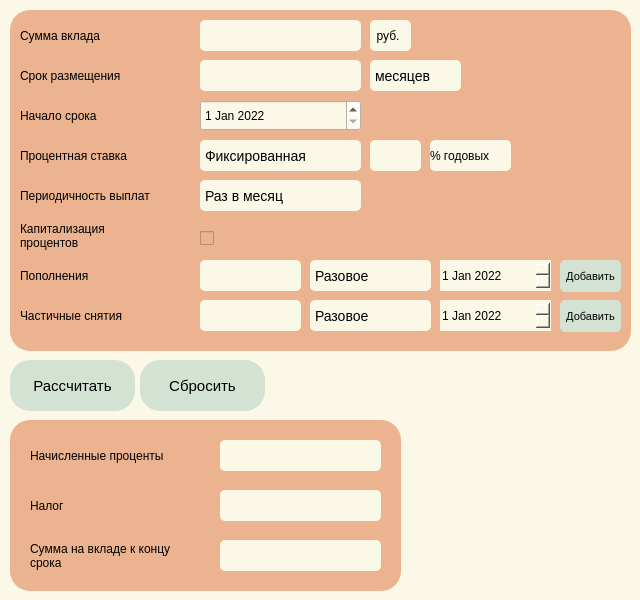
<?xml version="1.0" encoding="UTF-8"?>
<ui version="4.0">
 <class>depositCalc</class>
 <widget class="QDialog" name="depositCalc">
  <property name="geometry">
   <rect>
    <x>0</x>
    <y>0</y>
    <width>640</width>
    <height>600</height>
   </rect>
  </property>
  <property name="windowTitle">
   <string>Dialog</string>
  </property>
  <property name="styleSheet">
   <string notr="true">background-color: rgb(252, 248, 232);</string>
  </property>
  <widget class="QWidget" name="widget" native="true">
   <property name="geometry">
    <rect>
     <x>10</x>
     <y>10</y>
     <width>621</width>
     <height>341</height>
    </rect>
   </property>
   <property name="styleSheet">
    <string notr="true">background-color: rgb(236, 179, 144);
border-radius: 20px;</string>
   </property>
   <widget class="QLabel" name="label_deposit">
    <property name="geometry">
     <rect>
      <x>10</x>
      <y>10</y>
      <width>191</width>
      <height>31</height>
     </rect>
    </property>
    <property name="text">
     <string>Сумма вклада</string>
    </property>
   </widget>
   <widget class="QLabel" name="term_placement">
    <property name="geometry">
     <rect>
      <x>10</x>
      <y>50</y>
      <width>191</width>
      <height>31</height>
     </rect>
    </property>
    <property name="text">
     <string>Срок размещения</string>
    </property>
   </widget>
   <widget class="QLabel" name="beginning_term">
    <property name="geometry">
     <rect>
      <x>10</x>
      <y>90</y>
      <width>191</width>
      <height>31</height>
     </rect>
    </property>
    <property name="text">
     <string>Начало срока</string>
    </property>
   </widget>
   <widget class="QLabel" name="Interest_rate">
    <property name="geometry">
     <rect>
      <x>10</x>
      <y>130</y>
      <width>191</width>
      <height>31</height>
     </rect>
    </property>
    <property name="text">
     <string>Процентная ставка</string>
    </property>
   </widget>
   <widget class="QLabel" name="frequency_payments">
    <property name="geometry">
     <rect>
      <x>10</x>
      <y>170</y>
      <width>191</width>
      <height>31</height>
     </rect>
    </property>
    <property name="text">
     <string>Периодичность выплат</string>
    </property>
   </widget>
   <widget class="QLabel" name="capital_interest">
    <property name="geometry">
     <rect>
      <x>10</x>
      <y>210</y>
      <width>191</width>
      <height>31</height>
     </rect>
    </property>
    <property name="text">
     <string>Капитализация
процентов</string>
    </property>
   </widget>
   <widget class="QLabel" name="deposits">
    <property name="geometry">
     <rect>
      <x>10</x>
      <y>250</y>
      <width>191</width>
      <height>31</height>
     </rect>
    </property>
    <property name="text">
     <string>Пополнения</string>
    </property>
   </widget>
   <widget class="QLabel" name="partial_withdrawals">
    <property name="geometry">
     <rect>
      <x>10</x>
      <y>290</y>
      <width>191</width>
      <height>31</height>
     </rect>
    </property>
    <property name="text">
     <string>Частичные снятия</string>
    </property>
   </widget>
   <widget class="QLineEdit" name="lineEdit_term_placement">
    <property name="enabled">
     <bool>true</bool>
    </property>
    <property name="geometry">
     <rect>
      <x>190</x>
      <y>50</y>
      <width>161</width>
      <height>31</height>
     </rect>
    </property>
    <property name="focusPolicy">
     <enum>Qt::StrongFocus</enum>
    </property>
    <property name="styleSheet">
     <string notr="true">border-radius: 5px;
background-color: rgb(252, 248, 232);</string>
    </property>
    <property name="text">
     <string/>
    </property>
   </widget>
   <widget class="QComboBox" name="comboBox_frequency_payments_3">
    <property name="geometry">
     <rect>
      <x>300</x>
      <y>290</y>
      <width>121</width>
      <height>31</height>
     </rect>
    </property>
    <property name="styleSheet">
     <string notr="true">QComboBox {
	color: black;
  	font-size:14px;
  	border:none;
	border-radius: 5px;
	background-color: rgb(252, 248, 232);
}

QComboBox::hover {
	background-color: rgb(212, 226, 212);
	border-radius: 5px;
}

QComboBox::drop-down {
      subcontrol-origin: padding;
      subcontrol-position: top right;
      width: 15px;
      border:none;
 }

QComboBox QAbstractItemView {
	background:rgba(255,255,255,1);
    border:1px solid rgba(228,228,228,1);
    border-radius:0px 0px 5px 5px;
	 font-size:14px;
    outline: 0px;
}

QComboBox QAbstractItemView::item{
	height:36px;
	color:red;
	padding-left:9px;
	background-color:red;
}</string>
    </property>
    <item>
     <property name="text">
      <string>Разовое</string>
     </property>
    </item>
    <item>
     <property name="text">
      <string>Раз в месяц</string>
     </property>
    </item>
    <item>
     <property name="text">
      <string>Раз в квартал</string>
     </property>
    </item>
   </widget>
   <widget class="QDateEdit" name="dateEdit_refill">
    <property name="geometry">
     <rect>
      <x>430</x>
      <y>250</y>
      <width>111</width>
      <height>31</height>
     </rect>
    </property>
    <property name="styleSheet">
     <string notr="true">background-color: rgb(252, 248, 232);</string>
    </property>
    <property name="dateTime">
     <datetime>
      <hour>1</hour>
      <minute>0</minute>
      <second>0</second>
      <year>2022</year>
      <month>1</month>
      <day>1</day>
     </datetime>
    </property>
   </widget>
   <widget class="QDateEdit" name="dateEdit_add_remove">
    <property name="geometry">
     <rect>
      <x>430</x>
      <y>290</y>
      <width>111</width>
      <height>31</height>
     </rect>
    </property>
    <property name="styleSheet">
     <string notr="true">background-color: rgb(252, 248, 232);</string>
    </property>
    <property name="dateTime">
     <datetime>
      <hour>1</hour>
      <minute>0</minute>
      <second>0</second>
      <year>2022</year>
      <month>1</month>
      <day>1</day>
     </datetime>
    </property>
   </widget>
   <widget class="QPushButton" name="pushButton_add_refill">
    <property name="geometry">
     <rect>
      <x>550</x>
      <y>250</y>
      <width>61</width>
      <height>32</height>
     </rect>
    </property>
    <property name="font">
     <font>
      <pointsize>8</pointsize>
     </font>
    </property>
    <property name="styleSheet">
     <string notr="true">QPushButton {
    background-color: rgb(212, 226, 212);
    border-radius: 5px;
    border-color: beige;
}
QPushButton:pressed {
    background-color: rgb(182, 205, 182);
    border-style: inset;
}</string>
    </property>
    <property name="text">
     <string>Добавить</string>
    </property>
   </widget>
   <widget class="QPushButton" name="pushButton_add_remove">
    <property name="geometry">
     <rect>
      <x>550</x>
      <y>290</y>
      <width>61</width>
      <height>32</height>
     </rect>
    </property>
    <property name="font">
     <font>
      <pointsize>8</pointsize>
     </font>
    </property>
    <property name="styleSheet">
     <string notr="true">QPushButton {
    background-color: rgb(212, 226, 212);
    border-radius: 5px;
    border-color: beige;
}
QPushButton:pressed {
    background-color: rgb(182, 205, 182);
    border-style: inset;
}</string>
    </property>
    <property name="text">
     <string>Добавить</string>
    </property>
   </widget>
   <widget class="QComboBox" name="comboBox_date_form">
    <property name="geometry">
     <rect>
      <x>360</x>
      <y>50</y>
      <width>91</width>
      <height>31</height>
     </rect>
    </property>
    <property name="styleSheet">
     <string notr="true">QComboBox {
	color: black;
  	font-size:14px;
  	border:none;
	border-radius: 5px;
	background-color: rgb(252, 248, 232);
}

QComboBox::hover {
	background-color: rgb(212, 226, 212);
	border-radius: 5px;
}

QComboBox::drop-down {
      border:0px;
 }

QComboBox::drop-arow {
	color: black;
}


QComboBox QListView {
	 background:rgba(255,255,255,1);
    border:1px solid rgba(228,228,228,1);
    border-radius:0px 0px 5px 5px;
	 font-size:14px;
    outline: 0px;
}
</string>
    </property>
    <item>
     <property name="text">
      <string>месяцев</string>
     </property>
    </item>
    <item>
     <property name="text">
      <string>дней</string>
     </property>
    </item>
   </widget>
  </widget>
  <widget class="QLineEdit" name="lineEdit_label_deposit">
   <property name="geometry">
    <rect>
     <x>200</x>
     <y>20</y>
     <width>161</width>
     <height>31</height>
    </rect>
   </property>
   <property name="styleSheet">
    <string notr="true">border-radius: 5px;
</string>
   </property>
  </widget>
  <widget class="QCheckBox" name="checkBox_capital_interest">
   <property name="geometry">
    <rect>
     <x>200</x>
     <y>223</y>
     <width>21</width>
     <height>31</height>
    </rect>
   </property>
   <property name="styleSheet">
    <string notr="true">background-color: rgb(236, 179, 144);</string>
   </property>
   <property name="text">
    <string/>
   </property>
  </widget>
  <widget class="QComboBox" name="comboBox_Interest_rate">
   <property name="geometry">
    <rect>
     <x>200</x>
     <y>140</y>
     <width>161</width>
     <height>31</height>
    </rect>
   </property>
   <property name="styleSheet">
    <string notr="true">QComboBox {
	color: black;
  	font-size:14px;
  	border:none;
	border-radius: 5px;
	background-color: rgb(252, 248, 232);
}

QComboBox::hover {
	background-color: rgb(212, 226, 212);
	border-radius: 5px;
}

QComboBox::drop-down {
      subcontrol-origin: padding;
      subcontrol-position: top right;
      width: 15px;
      border:none;
 }

QComboBox QAbstractItemView {
	background:rgba(255,255,255,1);
    border:1px solid rgba(228,228,228,1);
    border-radius:0px 0px 5px 5px;
	 font-size:14px;
    outline: 0px;
}

QComboBox QAbstractItemView::item{
	height:36px;
	color:red;
	padding-left:9px;
	background-color:red;
}</string>
   </property>
   <item>
    <property name="text">
     <string>Фиксированная</string>
    </property>
   </item>
   <item>
    <property name="text">
     <string>Зависит от суммы</string>
    </property>
   </item>
   <item>
    <property name="text">
     <string>Зависит от срока</string>
    </property>
   </item>
  </widget>
  <widget class="QComboBox" name="comboBox_frequency_payments">
   <property name="geometry">
    <rect>
     <x>200</x>
     <y>180</y>
     <width>161</width>
     <height>31</height>
    </rect>
   </property>
   <property name="styleSheet">
    <string notr="true">QComboBox {
	color: black;
  	font-size:14px;
  	border:none;
	border-radius: 5px;
	background-color: rgb(252, 248, 232);
}

QComboBox::hover {
	background-color: rgb(212, 226, 212);
	border-radius: 5px;
}

QComboBox::drop-down {
      subcontrol-origin: padding;
      subcontrol-position: top right;
      width: 15px;
      border:none;
 }

QComboBox QAbstractItemView {
	background:rgba(255,255,255,1);
    border:1px solid rgba(228,228,228,1);
    border-radius:0px 0px 5px 5px;
	 font-size:14px;
    outline: 0px;
}

QComboBox QAbstractItemView::item{
	height:36px;
	color:red;
	padding-left:9px;
	background-color:red;
}</string>
   </property>
   <item>
    <property name="text">
     <string>Раз в месяц</string>
    </property>
   </item>
   <item>
    <property name="text">
     <string>Раз в день</string>
    </property>
   </item>
   <item>
    <property name="text">
     <string>Раз в квартал</string>
    </property>
   </item>
  </widget>
  <widget class="QLineEdit" name="lineEdit_percent">
   <property name="geometry">
    <rect>
     <x>370</x>
     <y>140</y>
     <width>51</width>
     <height>31</height>
    </rect>
   </property>
   <property name="styleSheet">
    <string notr="true">border-radius: 5px;</string>
   </property>
  </widget>
  <widget class="QLabel" name="label_9">
   <property name="geometry">
    <rect>
     <x>430</x>
     <y>140</y>
     <width>81</width>
     <height>31</height>
    </rect>
   </property>
   <property name="styleSheet">
    <string notr="true">border-radius: 5px;</string>
   </property>
   <property name="text">
    <string>% годовых</string>
   </property>
  </widget>
  <widget class="QLabel" name="rubil">
   <property name="geometry">
    <rect>
     <x>370</x>
     <y>20</y>
     <width>41</width>
     <height>31</height>
    </rect>
   </property>
   <property name="styleSheet">
    <string notr="true">border-radius: 5px;</string>
   </property>
   <property name="text">
    <string>  руб.</string>
   </property>
  </widget>
  <widget class="QDateEdit" name="dateEdit">
   <property name="geometry">
    <rect>
     <x>200</x>
     <y>100</y>
     <width>161</width>
     <height>31</height>
    </rect>
   </property>
   <property name="styleSheet">
    <string notr="true"/>
   </property>
   <property name="dateTime">
    <datetime>
     <hour>1</hour>
     <minute>0</minute>
     <second>0</second>
     <year>2022</year>
     <month>1</month>
     <day>1</day>
    </datetime>
   </property>
  </widget>
  <widget class="QLineEdit" name="lineEdit_deposits">
   <property name="geometry">
    <rect>
     <x>200</x>
     <y>260</y>
     <width>101</width>
     <height>31</height>
    </rect>
   </property>
   <property name="styleSheet">
    <string notr="true">border-radius: 5px;</string>
   </property>
   <property name="text">
    <string/>
   </property>
  </widget>
  <widget class="QLineEdit" name="lineEdit_partial_withdrawals">
   <property name="geometry">
    <rect>
     <x>200</x>
     <y>300</y>
     <width>101</width>
     <height>31</height>
    </rect>
   </property>
   <property name="styleSheet">
    <string notr="true">border-radius: 5px;</string>
   </property>
   <property name="text">
    <string/>
   </property>
  </widget>
  <widget class="QPushButton" name="pushButton_go">
   <property name="geometry">
    <rect>
     <x>10</x>
     <y>360</y>
     <width>125</width>
     <height>51</height>
    </rect>
   </property>
   <property name="font">
    <font>
     <pointsize>11</pointsize>
    </font>
   </property>
   <property name="styleSheet">
    <string notr="true">QPushButton {
    background-color: rgb(212, 226, 212);
    border-radius: 20px;
    border-color: beige;
}
QPushButton:pressed {
    background-color: rgb(182, 205, 182);
    border-style: inset;
}</string>
   </property>
   <property name="text">
    <string>Рассчитать</string>
   </property>
  </widget>
  <widget class="QWidget" name="widget_2" native="true">
   <property name="geometry">
    <rect>
     <x>10</x>
     <y>420</y>
     <width>391</width>
     <height>171</height>
    </rect>
   </property>
   <property name="styleSheet">
    <string notr="true">background-color: rgb(236, 179, 144);
border-radius: 20px;</string>
   </property>
   <widget class="QLabel" name="label_accrued_interest">
    <property name="geometry">
     <rect>
      <x>20</x>
      <y>20</y>
      <width>181</width>
      <height>31</height>
     </rect>
    </property>
    <property name="text">
     <string>Начисленные проценты</string>
    </property>
   </widget>
   <widget class="QLineEdit" name="lineEdit_accrued_interest">
    <property name="geometry">
     <rect>
      <x>210</x>
      <y>20</y>
      <width>161</width>
      <height>31</height>
     </rect>
    </property>
    <property name="styleSheet">
     <string notr="true">border-radius: 5px;
background-color: rgb(252, 248, 232);
</string>
    </property>
   </widget>
   <widget class="QLabel" name="label_amount_end">
    <property name="geometry">
     <rect>
      <x>20</x>
      <y>110</y>
      <width>181</width>
      <height>51</height>
     </rect>
    </property>
    <property name="text">
     <string>Сумма на вкладе к концу
срока</string>
    </property>
   </widget>
   <widget class="QLineEdit" name="lineEdit_amount_end">
    <property name="geometry">
     <rect>
      <x>210</x>
      <y>120</y>
      <width>161</width>
      <height>31</height>
     </rect>
    </property>
    <property name="styleSheet">
     <string notr="true">border-radius: 5px;
background-color: rgb(252, 248, 232);
</string>
    </property>
   </widget>
   <widget class="QLabel" name="label_tax">
    <property name="geometry">
     <rect>
      <x>20</x>
      <y>70</y>
      <width>181</width>
      <height>31</height>
     </rect>
    </property>
    <property name="text">
     <string>Налог</string>
    </property>
   </widget>
   <widget class="QLineEdit" name="lineEdit_tax">
    <property name="geometry">
     <rect>
      <x>210</x>
      <y>70</y>
      <width>161</width>
      <height>31</height>
     </rect>
    </property>
    <property name="styleSheet">
     <string notr="true">border-radius: 5px;
background-color: rgb(252, 248, 232);
</string>
    </property>
   </widget>
  </widget>
  <widget class="QTableWidget" name="tableWidget">
   <property name="geometry">
    <rect>
     <x>650</x>
     <y>10</y>
     <width>541</width>
     <height>571</height>
    </rect>
   </property>
   <property name="styleSheet">
    <string notr="true">border: nane;</string>
   </property>
  </widget>
  <widget class="QComboBox" name="comboBox_frequency_payments_2">
   <property name="geometry">
    <rect>
     <x>310</x>
     <y>260</y>
     <width>121</width>
     <height>31</height>
    </rect>
   </property>
   <property name="styleSheet">
    <string notr="true">QComboBox {
	color: black;
  	font-size:14px;
  	border:none;
	border-radius: 5px;
	background-color: rgb(252, 248, 232);
}

QComboBox::hover {
	background-color: rgb(212, 226, 212);
	border-radius: 5px;
}

QComboBox::drop-down {
      subcontrol-origin: padding;
      subcontrol-position: top right;
      width: 15px;
      border:none;
 }

QComboBox QAbstractItemView {
	background:rgba(255,255,255,1);
    border:1px solid rgba(228,228,228,1);
    border-radius:0px 0px 5px 5px;
	 font-size:14px;
    outline: 0px;
}

QComboBox QAbstractItemView::item{
	height:36px;
	color:red;
	padding-left:9px;
	background-color:red;
}</string>
   </property>
   <item>
    <property name="text">
     <string>Разовое</string>
    </property>
   </item>
   <item>
    <property name="text">
     <string>Раз в месяц</string>
    </property>
   </item>
   <item>
    <property name="text">
     <string>Раз в квартал</string>
    </property>
   </item>
  </widget>
  <widget class="QPushButton" name="pushButton_clear">
   <property name="geometry">
    <rect>
     <x>140</x>
     <y>360</y>
     <width>125</width>
     <height>51</height>
    </rect>
   </property>
   <property name="font">
    <font>
     <pointsize>11</pointsize>
    </font>
   </property>
   <property name="styleSheet">
    <string notr="true">QPushButton {
    background-color: rgb(212, 226, 212);
    border-radius: 20px;
    border-color: beige;
}
QPushButton:pressed {
    background-color: rgb(182, 205, 182);
    border-style: inset;
}</string>
   </property>
   <property name="text">
    <string>Сбросить</string>
   </property>
  </widget>
 </widget>
 <resources/>
 <connections/>
</ui>
